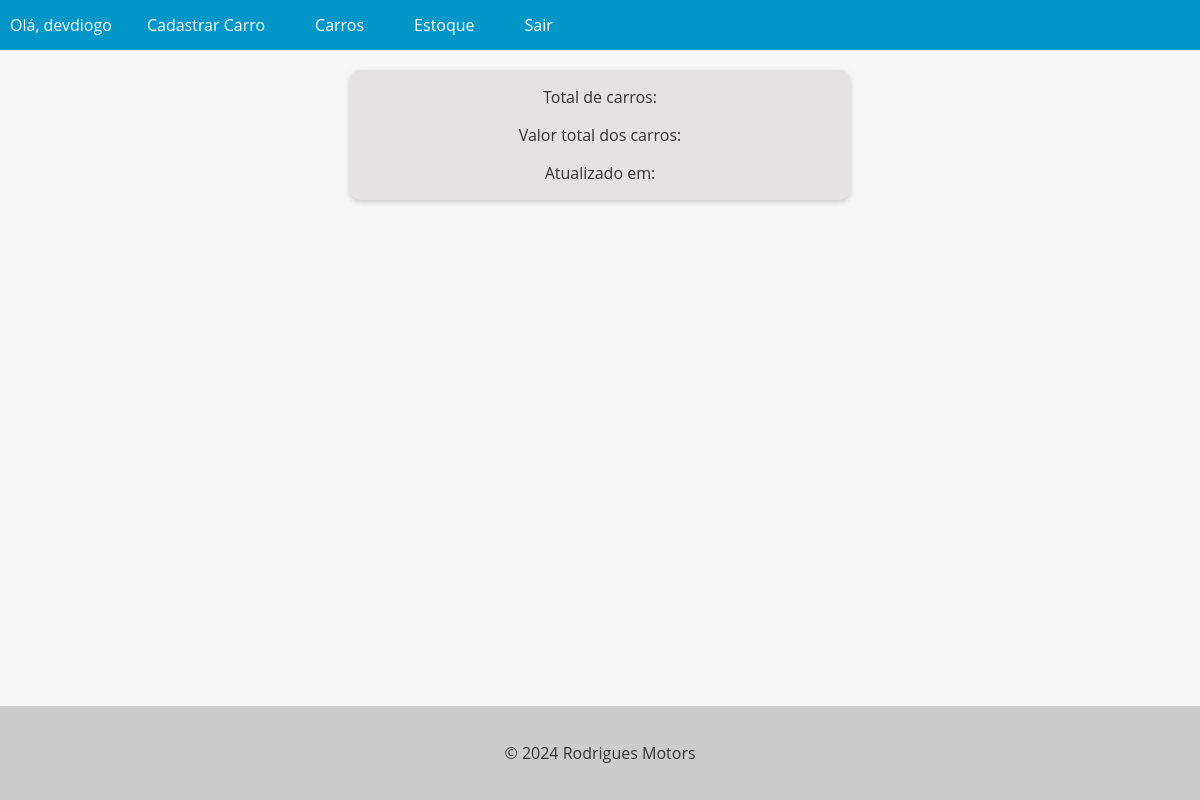
/carInventory/ (signed in), run on an earlier commit of the app's database.
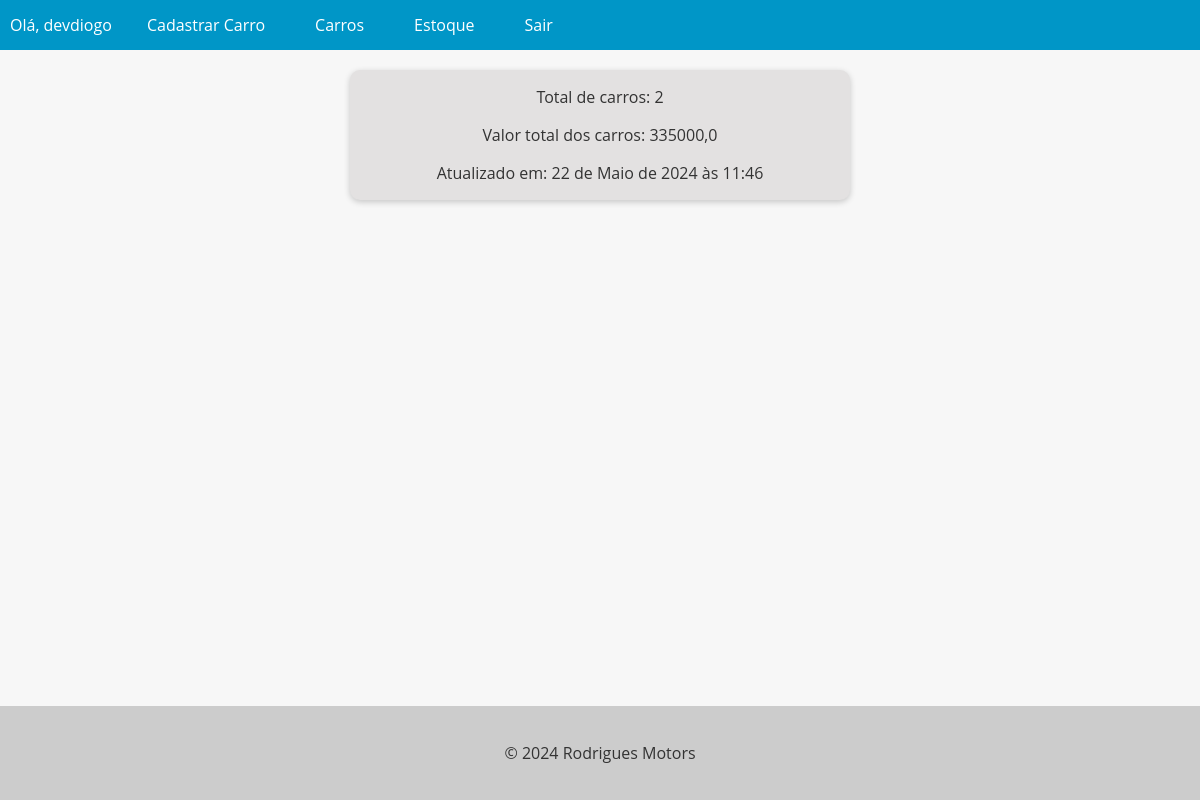
And on a later commit of the database.
### cars/models.py (models this page shows, shortened)
class CarInventory(models.Model):
    cars_count = models.IntegerField()
    cars_value = models.FloatField()
    created_at = models.DateTimeField(auto_now_add=True)
    class Meta:
        ordering = ['-created_at']

### cars/views.py (the view)
# urls.py: path('carInventory/', CarInventoryListView.as_view() , name='cars_inventory' )
@method_decorator(login_required(login_url='login'), name='dispatch')
class CarInventoryListView(ListView):
    model = CarInventory
    template_name = 'cars_estoque.html'
    context_object_name = 'inventory'
    def get_context_data(self, **kwargs):
        context = super().get_context_data(**kwargs)
        inventory = CarInventory.objects.first()
        if inventory:
            context['cars_count'] = inventory.cars_count
            context['cars_value'] = inventory.cars_value
            context['created_at'] = inventory.created_at
        return context

### cars/templates/cars_estoque.html (shortened to what this page needs)
{% extends 'base.html'%}
{%block content%}
<div class= 'estoque'>
    <p>Total de carros: {{ cars_count }}</p>
    <p>Valor total dos carros: {{ cars_value }}</p>
    <p>Atualizado em: {{ created_at }}</p>
</div>
{% endblock %}

### app/templates/base.html (shortened to what this page needs)
<!DOCTYPE html>
<html lang="en">
<head>
</head>
<body>
  <header>
    <nav>
      <ul>
        {% if user.is_authenticated %}
        <li> Olá, {{ user.username }}</li>
        {% if request.user.is_superuser %}
        <li><a href="{% url 'new_car' %}">Cadastrar Carro</a></li>
        {% endif %}
        {% endif %}
        <li><a href="{% url 'cars_list' %}">Carros</a></li>
        {% if request.user.is_superuser %}
        <li><a href="{% url 'cars_inventory' %}">Estoque</a></li>
        {% endif %}
        {% if user.is_authenticated %}
        <li><a href="{% url 'logout' %}">Sair</a></li>
        {% endif %}
      </ul>
    </nav>
  </header>
  <main>
    {% block content %}
    {% endblock %}
  </main>
  <footer>
    <p>&copy; 2024 Rodrigues Motors</p>
  </footer>
</body>
</html>

### app/templates/base.html (style rules this page uses)
body { font-family: 'Open Sans', sans-serif; background-color: #f7f7f7; color: #333; margin: 0; padding: 0; display: flex; flex-direction: column; min-height: 100vh; }
header { background-color: #0096c7; color: #fff; text-align: center; }
main { flex: 1; }
footer { background-color: #ccc; color: #333; padding: 20px; text-align: center; }
nav { background-color: #0096c7; color: #fff; height: 50px; display: flex; justify-content: space-between; align-items: center; }
nav ul { list-style: none; margin: 0; padding: 0; display: flex; }
nav ul li { margin: 0 10px; }
nav ul li a { color: #fff; text-decoration: none; font-size: 16px; padding: 15px; transition: all 0.3s ease; }

### cars/templates/cars_estoque.html (style rules this page uses)
.estoque { background-color: #e3e1e1; box-shadow: 0 2px 6px rgba(0, 0, 0, 0.2); border-radius: 10px; overflow: hidden; text-align: center; transition: all 0.3s ease; max-width: 500px; margin: 20px auto 0; margin-bottom: 20px; }

What changed in the data, as far as the page shows it:
added CarInventory: cars_value "335000,0", created_at "22 de Maio de 2024 às 11:46"
Also different on the page:
{{ cars_count }}: (not shown) → "2"
